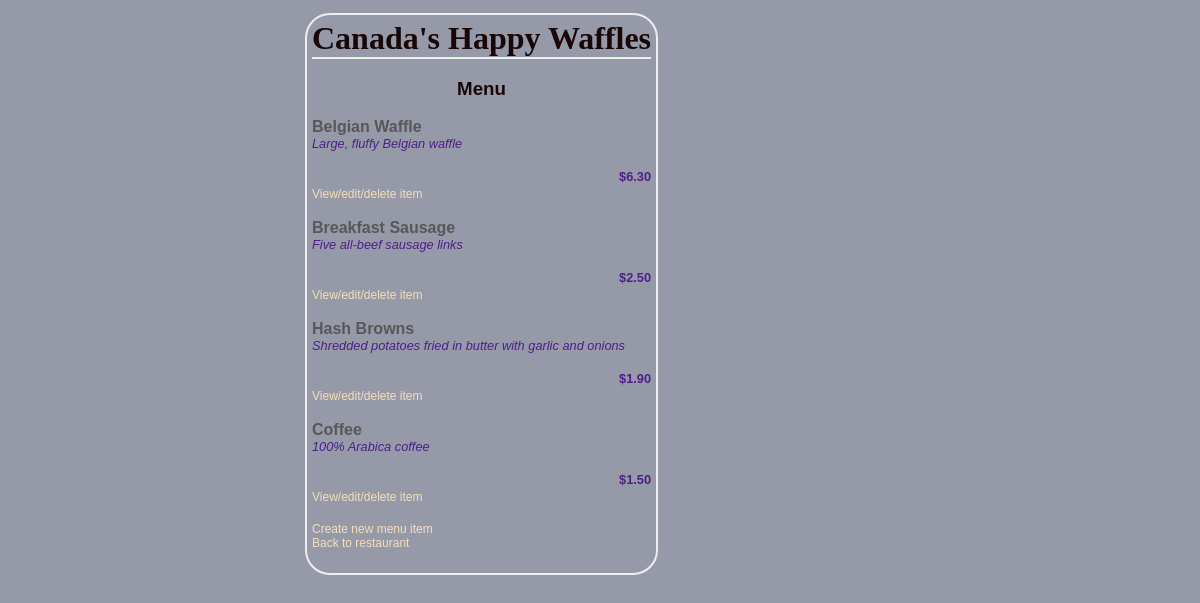
/restaurants/5/menu/, run on the app's committed database.
### database_setup.py (models this page shows)
class Restaurant(Base):
	__tablename__ = 'restaurant'
	id = Column(Integer, primary_key=True)
	name = Column(String(250), nullable=False)
	cuisine_id = Column(Integer, ForeignKey('cuisine.id'))
	cuisine = relationship(Cuisine)

class RestaurantMenuItem(Base):
	__tablename__ = 'restaurant_menu_item'
	name = Column(String(80), nullable=False)
	id = Column(Integer, primary_key=True)
	description = Column(String(250))
	price = Column(String(8))
	course = Column(String(250))
	restaurant_id = Column(Integer, ForeignKey('restaurant.id'))
	baseMenuItem_id = Column(Integer, ForeignKey('base_menu_item.id'))
	restaurant = relationship(Restaurant)
	baseMenuItem = relationship(BaseMenuItem)

### project.py (the view)
@app.route('/restaurants/<int:restaurant_id>/menu/')
def restaurantMenu(restaurant_id):
        restaurant = RestaurantManager.getRestaurant(restaurant_id)
        restaurantMenuItems = RestaurantManager.\
            getRestaurantMenuItems(restaurant_id=restaurant_id)
        return render_template('RestaurantMenu.html',
                               restaurant=restaurant,
                               items=restaurantMenuItems)

### RestaurantManager.py (called while the page is built)
def getRestaurantDBSession():
    engine = create_engine('sqlite:///restaurants.db')
    Base.metadata.bind = engine
    DBSession = sessionmaker(bind=engine)
    session = DBSession()
    return session

def getRestaurant(rest_id):
    session = getRestaurantDBSession()
    restaurant = session.query(Restaurant).filter_by(id=rest_id).one()
    session.close()
    return restaurant

### templates/RestaurantMenu.html (shortened to what this page needs)
<html>
<head>
	<link rel=stylesheet type=text/css href="{{url_for('static',
											filename='BasicMenu.css')}}">
</head>
<body>
	<div class='pane'>
		<h1 class='header'>{{restaurant.name}}</h1>
		<h3 class='header'>Menu</h3>
		{% for i in items %}
		<div class='name'>{{i.name}}</div>
		<div class='description'>{{i.description}}</div>
		<div class='price'>{{i.price}}</div>
		<a href="{{url_for('restaurantMenuItem',
							restaurant_id=i.restaurant_id,
							restaurantMenuItem_id=i.id)}}">
			View/edit/delete item</a>
		{% endfor %}
		<a href="{{url_for('addRestaurantMenuItem',
						   restaurant_id=restaurant.id)}}">
			Create new menu item
		</a>
		<a href="{{url_for('restaurant',
						   restaurant_id=restaurant.id)}}">
			Back to restaurant
		</a>
	</div>
</body>
</html>

### static/BasicMenu.css (style rules this page uses)
body { font-family: sans-serif; background-color: #9699A8; }
h1, h2, h3, h4 { color: #190707; }
h1, h2 { font-family: 'Georgia', serif; margin: 0; }
h1 { border-bottom: 2px solid #eee; }
a { text-decoration: none; color: #F5DFB8; font-size: .75em; }
.pane { position: absolute; left: 25%; border: 2px solid; border-radius: 25px; padding: 5px; margin: 5px; border-color: #eee; }
.header { left: 50%; text-align: center; }
.name { width: 50%; display: inline-block; float: left; color: #585858; font-weight: bold; }
.description { color: #4E1F8C; font-style: italic; font-size: 80% }
.price { text-align: right; width: 50%; float: right; color: #4E1F8C; font-weight: bold; font-size: 80% }

### data on the page
Restaurant: name "Canada's Happy Waffles"
RestaurantMenuItem: name "Belgian Waffle", description "Large, fluffy Belgian waffle", price "$6.30"
RestaurantMenuItem: name "Breakfast Sausage", description "Five all-beef sausage links", price "$2.50"
RestaurantMenuItem: name "Hash Browns", description "Shredded potatoes fried in butter with garlic and onions", price "$1.90"
RestaurantMenuItem: name "Coffee", description "100% Arabica coffee", price "$1.50"
